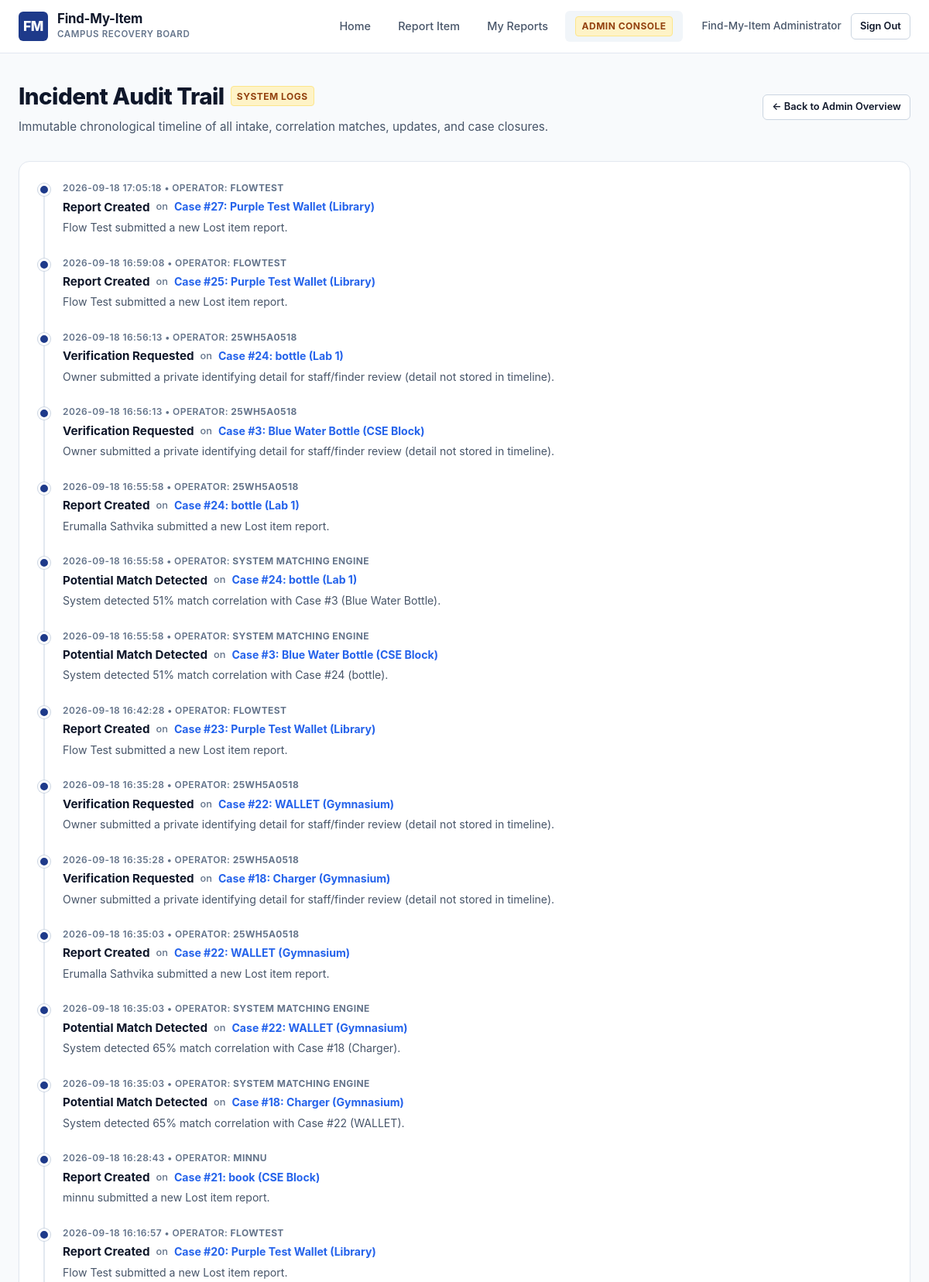
/admin/activity (signed in, upper part), run on the app's committed database.
### tables this page shows
CREATE TABLE users (
    id INTEGER PRIMARY KEY AUTOINCREMENT,
    username TEXT UNIQUE NOT NULL,
    password_hash TEXT NOT NULL,
    role TEXT NOT NULL CHECK (role IN ('student', 'admin')),
    name TEXT NOT NULL,
    email TEXT NOT NULL,
    created_at TIMESTAMP DEFAULT CURRENT_TIMESTAMP
);

CREATE TABLE case_events (
    id INTEGER PRIMARY KEY AUTOINCREMENT,
    item_id INTEGER NOT NULL,
    event TEXT NOT NULL,
    description TEXT,
    created_at TIMESTAMP DEFAULT CURRENT_TIMESTAMP,
    created_by TEXT,
    FOREIGN KEY (item_id) REFERENCES items(id) ON DELETE CASCADE
);

CREATE TABLE items (
    id INTEGER PRIMARY KEY AUTOINCREMENT,
    item_name TEXT NOT NULL,
    description TEXT,
    type TEXT NOT NULL CHECK (type IN ('Lost', 'Found')),
    category TEXT NOT NULL,
    location TEXT NOT NULL,
    date TEXT NOT NULL,
    contact TEXT NOT NULL,
    image_path TEXT,
    status TEXT NOT NULL DEFAULT 'Open' CHECK (status IN ('Open', 'Potential Match', 'Verification', 'Resolved')),
    reported_by INTEGER NOT NULL,
    created_at TIMESTAMP DEFAULT CURRENT_TIMESTAMP,
    updated_at TIMESTAMP DEFAULT CURRENT_TIMESTAMP, resolution_path TEXT CHECK (resolution_path IN ('SELF_RECOVERY', 'FOUND_BY_OTHER')),
    FOREIGN KEY (reported_by) REFERENCES users(id) ON DELETE CASCADE
);

### app.py (the view)
@app.route('/admin/activity')
@admin_required
def admin_activity():
    db = get_db()
    events = db.execute(
        """SELECT case_events.*, items.item_name, items.type as item_type, items.location, items.status as item_status
        FROM case_events
        JOIN items ON case_events.item_id = items.id
        ORDER BY case_events.created_at DESC"""
    ).fetchall()
    return render_template('admin_activity.html', events=events)

### app.py (called while the page is built)
@app.before_request
def _ensure_schema():
    global _db_migrated
    if not _db_migrated:
        ensure_migrations()
        _db_migrated = True

def is_verified_admin():
    user_id = session.get('user_id')
    if not user_id or session.get('email', '').lower() != ADMIN_EMAIL:
        return False
    user = get_db().execute(
        "SELECT role, email FROM users WHERE id = ?", (user_id,)
    ).fetchone()
    return bool(
        user
        and user['role'] == 'admin'
        and user['email'].lower() == ADMIN_EMAIL
    )

@app.context_processor
def inject_globals():
    return {
        'current_user': {
            'id': session.get('user_id'),
            'username': session.get('username'),
            'role': session.get('role'),
            'name': session.get('name'),
            'email': session.get('email')
        } if 'user_id' in session else None,
        'is_verified_admin': is_verified_admin(),
        'locations': CAMPUS_LOCATIONS,
        'categories': CAMPUS_CATEGORIES,
        'now_year': datetime.now().year,
        'now_date': datetime.now().strftime('%Y-%m-%d'),
        'product_name': 'Find-My-Item'
    }

def admin_required(f):
    @wraps(f)
    def decorated_function(*args, **kwargs):
        if 'user_id' not in session:
            flash('Admin authentication required.', 'warning')
            return redirect(url_for('login', next=request.url))
        if not is_verified_admin():
            flash('Access denied. Administrator privileges required.', 'danger')
            return redirect(url_for('index'))
        return f(*args, **kwargs)
    return decorated_function

### database.py (called while the page is built)
def ensure_instance_dir():
    os.makedirs(INSTANCE_DIR, exist_ok=True)
    uploads_dir = os.path.join(BASE_DIR, 'static', 'uploads')
    os.makedirs(uploads_dir, exist_ok=True)

def get_db():
    ensure_instance_dir()
    if 'db' not in g:
        g.db = sqlite3.connect(DATABASE_PATH)
        g.db.row_factory = sqlite3.Row
        g.db.execute("PRAGMA foreign_keys = ON")
    return g.db

### templates/admin_activity.html (shortened to what this page needs)
{% extends 'base.html' %}
{% block content %}
<div style="display: flex; justify-content: space-between; align-items: center; margin-bottom: 2rem;">
  <div>
    <div style="display: flex; align-items: center; gap: 0.5rem; margin-bottom: 0.25rem;">
      <h1 style="font-size: 1.85rem; font-weight: 800; color: var(--text-primary); letter-spacing: -0.02em;">
        Incident Audit Trail
      </h1>
      <span class="nav-admin-badge">System Logs</span>
    </div>
    <p style="font-size: 0.95rem; color: var(--text-secondary);">
      Immutable chronological timeline of all intake, correlation matches, updates, and case closures.
    </p>
  </div>
  <a href="{{ url_for('admin_dashboard') }}" class="btn btn-secondary btn-sm">
    &larr; Back to Admin Overview
  </a>
</div>
<div class="timeline-card">
  <div class="timeline">
    {% for ev in events %}
      <div class="timeline-event {% if 'Resolved' in ev.event %}resolved{% endif %}">
        <div class="timeline-dot"></div>
        <div class="timeline-content">
          <div class="timeline-time">
            {{ ev.created_at }} &bull; Operator: <strong>{{ ev.created_by }}</strong>
          </div>
          <div class="timeline-name" style="display: flex; align-items: center; gap: 0.5rem; margin-top: 0.2rem;">
            <span>{{ ev.event }}</span>
            <span style="font-size: 0.8rem; font-weight: 500; color: var(--text-muted);">on</span>
            <a href="{{ url_for('item_detail', item_id=ev.item_id) }}" style="font-size: 0.88rem; font-weight: 700;">
              Case #{{ ev.item_id }}: {{ ev.item_name }} ({{ ev.location }})
            </a>
          </div>
          <div class="timeline-desc">{{ ev.description }}</div>
        </div>
      </div>
    {% endfor %}
  </div>
</div>
{% endblock %}

### templates/base.html (shortened to what this page needs)
<!DOCTYPE html>
<html lang="en">
<head>
  <link rel="stylesheet" href="{{ url_for('static', filename='css/style.css') }}">
</head>
<body>
  <header class="site-header">
    <div class="header-container">
      <a href="{{ url_for('index') }}" class="brand-wrapper" id="brandLogo">
        <div class="brand-icon">FM</div>
        <div class="brand-text">
          <span class="brand-title">Find-My-Item</span>
          <span class="brand-subtitle">Campus Recovery Board</span>
        </div>
      </a>
      <nav class="main-nav">
        <ul class="nav-links">
          <li class="nav-item">
            <a href="{{ url_for('index') }}" class="{% if request.endpoint == 'index' %}active{% endif %}" id="navHome">
              Home
            </a>
          </li>
          <li class="nav-item">
            <a href="{{ url_for('report_item') }}" class="{% if request.endpoint == 'report_item' %}active{% endif %}" id="navReport">
              Report Item
            </a>
          </li>
          {% if current_user %}
            <li class="nav-item">
              <a href="{{ url_for('my_reports') }}" class="{% if request.endpoint == 'my_reports' %}active{% endif %}" id="navMyReports">
                My Reports
              </a>
            </li>
            {% if is_verified_admin %}
              <li class="nav-item">
                <a href="{{ url_for('admin_dashboard') }}" class="{% if 'admin' in request.endpoint %}active{% endif %}" id="navAdmin">
                  <span class="nav-admin-badge">Admin Console</span>
                </a>
              </li>
            {% endif %}
          {% endif %}
        </ul>
        <div class="nav-actions">
          {% if current_user %}
            <span style="font-size: 0.85rem; color: var(--text-secondary); font-weight: 500;">
              {{ current_user.name }}
            </span>
            <a href="{{ url_for('logout') }}" class="btn btn-secondary btn-sm" id="logoutBtn">
              Sign Out
            </a>
          {% else %}
            <a href="{{ url_for('signup') }}" class="btn btn-secondary btn-sm" id="signupNavBtn">Sign Up</a>
            <a href="{{ url_for('login') }}" class="btn btn-primary btn-sm" id="loginNavBtn">
              Sign In
            </a>
          {% endif %}
        </div>
      </nav>
    </div>
  </header>
  <main class="page-container">
    {% block content %}{% endblock %}
  </main>
</body>
</html>

### data on the page
users: name "Find-My-Item Administrator"
case_events: created_at "2026-09-18 17:05:18", created_by "FLOWTEST", event "Report Created", item_id "27", item_name "Purple Test Wallet", location "Library", description "Flow Test submitted a new Lost item report."
case_events: created_at "2026-09-18 16:59:08", created_by "FLOWTEST", event "Report Created", item_id "25", item_name "Purple Test Wallet", location "Library", description "Flow Test submitted a new Lost item report."
case_events: created_at "2026-09-18 16:56:13", created_by "25WH5A0518", event "Verification Requested", item_id "24", item_name "bottle", location "Lab 1", description "Owner submitted a private identifying detail for staff/finder review (detail not stored in timeline)."
case_events: created_at "2026-09-18 16:56:13", created_by "25WH5A0518", event "Verification Requested", item_id "3", item_name "Blue Water Bottle", location "CSE Block", description "Owner submitted a private identifying detail for staff/finder review (detail not stored in timeline)."
case_events: created_at "2026-09-18 16:55:58", created_by "25WH5A0518", event "Report Created", item_id "24", item_name "bottle", location "Lab 1", description "Erumalla Sathvika submitted a new Lost item report."
case_events: created_at "2026-09-18 16:55:58", created_by "SYSTEM MATCHING ENGINE", event "Potential Match Detected", item_id "24", item_name "bottle", location "Lab 1", description "System detected 51% match correlation with Case #3 (Blue Water Bottle)."
case_events: created_at "2026-09-18 16:55:58", created_by "SYSTEM MATCHING ENGINE", event "Potential Match Detected", item_id "3", item_name "Blue Water Bottle", location "CSE Block", description "System detected 51% match correlation with Case #24 (bottle)."
case_events: created_at "2026-09-18 16:42:28", created_by "FLOWTEST", event "Report Created", item_id "23", item_name "Purple Test Wallet", location "Library", description "Flow Test submitted a new Lost item report."
case_events: created_at "2026-09-18 16:35:28", created_by "25WH5A0518", event "Verification Requested", item_id "22", item_name "WALLET", location "Gymnasium", description "Owner submitted a private identifying detail for staff/finder review (detail not stored in timeline)."
case_events: created_at "2026-09-18 16:35:28", created_by "25WH5A0518", event "Verification Requested", item_id "18", item_name "Charger", location "Gymnasium", description "Owner submitted a private identifying detail for staff/finder review (detail not stored in timeline)."
case_events: created_at "2026-09-18 16:35:03", created_by "25WH5A0518", event "Report Created", item_id "22", item_name "WALLET", location "Gymnasium", description "Erumalla Sathvika submitted a new Lost item report."
case_events: created_at "2026-09-18 16:35:03", created_by "SYSTEM MATCHING ENGINE", event "Potential Match Detected", item_id "22", item_name "WALLET", location "Gymnasium", description "System detected 65% match correlation with Case #18 (Charger)."
case_events: created_at "2026-09-18 16:35:03", created_by "SYSTEM MATCHING ENGINE", event "Potential Match Detected", item_id "18", item_name "Charger", location "Gymnasium", description "System detected 65% match correlation with Case #22 (WALLET)."
case_events: created_at "2026-09-18 16:28:43", created_by "MINNU", event "Report Created", item_id "21", item_name "book", location "CSE Block", description "minnu submitted a new Lost item report."
case_events: created_at "2026-09-18 16:16:57", created_by "FLOWTEST", event "Report Created", item_id "20", item_name "Purple Test Wallet", location "Library", description "Flow Test submitted a new Lost item report."
